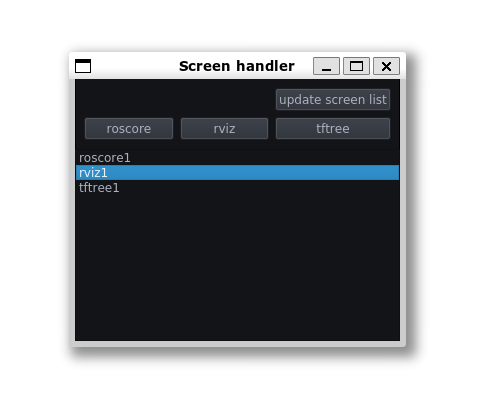

Write the Python code that produced this figure.
#!/usr/bin/env python

# this script uses screen and the default gnome-terminal if not installed, please install with:
# sudo apt install screen gnome-terminal
# sudo apt install libcanberra-gtk-module libcanberra-gtk3-module
# pip install pyqtgraph

from __future__ import print_function
import subprocess
import pyqtgraph as pg
import pyqtgraph.Qt as qtgqt
import pyqtgraph.dockarea as darea
#import numpy as np

class PlotHandler(object):
    def __init__(self):
        super(PlotHandler, self).__init__()
        pg.setConfigOptions(antialias=True)
        self.app = qtgqt.QtGui.QApplication([])

    def initializePlot(self):
        self.win = qtgqt.QtGui.QMainWindow()
        area = darea.DockArea()
        white = (200, 200, 200)
        red = (200, 66, 66); redB = pg.mkBrush(200, 66, 66, 200)
        blue = (6, 106, 166); blueB = pg.mkBrush(6, 106, 166, 200)
        green = (16, 200, 166); greenB = pg.mkBrush(16, 200, 166, 200)
        yellow = (244, 244, 160); yellowB = pg.mkBrush(244, 244, 160, 200)
        self.win.setWindowTitle("Screen handler")
        #self.win.resize(1000, 400)
        self.win.move(400, 400)
        self.win.setCentralWidget(area)
        dock1 = darea.Dock("", size = (1,1))  # give this dock minimum possible size
        area.addDock(dock1, "left")
        widg1 = pg.LayoutWidget()
        self.roscoreBtn = qtgqt.QtGui.QPushButton("roscore")
        self.rvizBtn = qtgqt.QtGui.QPushButton("rviz")
        self.tftreeBtn = qtgqt.QtGui.QPushButton("tftree")
        self.updateBtn = qtgqt.QtGui.QPushButton("update screen list")
        widg1.addWidget(self.updateBtn, row=1, col=2)
        widg1.addWidget(self.roscoreBtn, row=2, col=0)
        widg1.addWidget(self.rvizBtn, row=2, col=1)
        widg1.addWidget(self.tftreeBtn, row=2, col=2)
        widg1.setStyleSheet("background-color: rgb(40, 44, 52); color: rgb(171, 178, 191);")
        dock1.setStyleSheet("background-color: rgb(18, 20, 23);")
        dock1.addWidget(widg1)
        self.state = None
        self.rvizBtn.clicked.connect(self.rviz1)
        self.roscoreBtn.clicked.connect(self.roscore1)
        self.tftreeBtn.clicked.connect(self.tftree1)
        self.updateBtn.clicked.connect(self.update)
        self.listwidget = qtgqt.QtGui.QListWidget()
        self.listwidget.setStyleSheet("""QListWidget{ color: rgb(171, 178, 191);}""")
        self.listwidget.clicked.connect(self.listclick)
        self.listwidget.itemDoubleClicked.connect(self.openscreen)
        self.listwidget
        dock1.addWidget(self.listwidget)
        self.update()
        self.win.show()

    def update(self):
        self.listwidget.clear()
        p = subprocess.Popen(['screen', '-ls'], stdout=subprocess.PIPE, stderr=subprocess.PIPE)        
        output, err = p.communicate()
        lines = output.splitlines()
        #print(len(lines))
        if len(lines) > 2:
            for line in lines:
                if line[0] == '\t':
                    self.listwidget.insertItem(0, line.split()[0].strip().split('.')[1])

    def openscreen(self):
        item = self.listwidget.currentItem()
        print(item.text() + " >> double click")        
        toexec = ''.join(['screen -r ', str(item.text()), '; exec bash'])
        subprocess.Popen(['gnome-terminal', '--', 'bash', '-c', toexec])

    def listclick(self, qmodelindex):
        item = self.listwidget.currentItem()
        print("single click: " + item.text())

    def tftree1(self):
        cmd = ['screen', '-mdS', 'tftree1', 'bash', '-c', 'rosrun rqt_tf_tree rqt_tf_tree']
        p = subprocess.Popen(cmd)
        print(cmd)
        self.update()

    def rviz1(self):
        cmd = ['screen', '-mdS', 'rviz1', 'bash', '-c', 'rosrun rviz rviz']
        p = subprocess.Popen(cmd)
        print(cmd)
        self.update()

    def roscore1(self):
        cmd = ['screen', '-mdS', 'roscore1', 'bash', '-c', 'roscore']
        p = subprocess.Popen(cmd)
        print(cmd)
        self.update()
        #subprocess.Popen(['gnome-terminal', '--', 'bash', '-c', 'ls; exec bash'])
        #gnome-terminal -- bash -c "ls; exec bash"


if __name__ == "__main__":
    import sys
    print(__file__, "- started ")
    ph = PlotHandler()
    ph.initializePlot()
    if (sys.flags.interactive != 1) or not hasattr(qtgqt.QtCore, "PYQT_VERSION"):
        qtgqt.QtGui.QApplication.instance().exec_()
